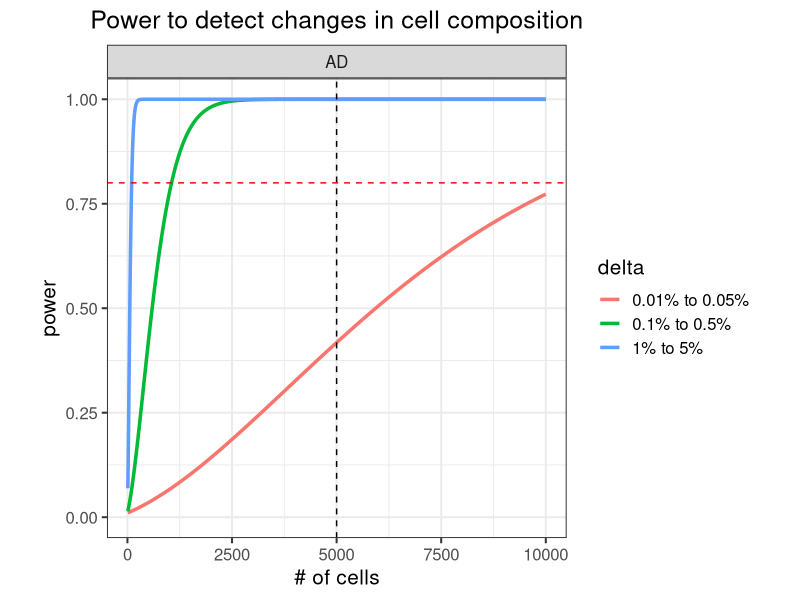
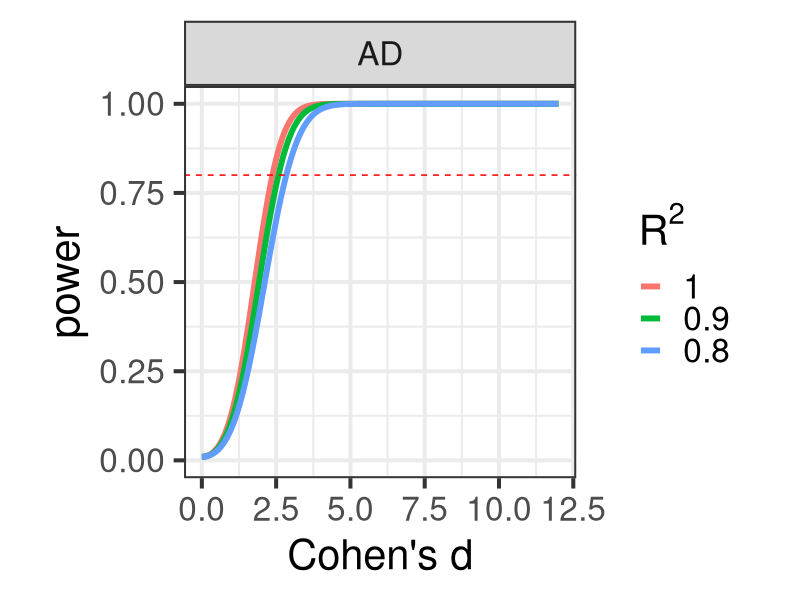
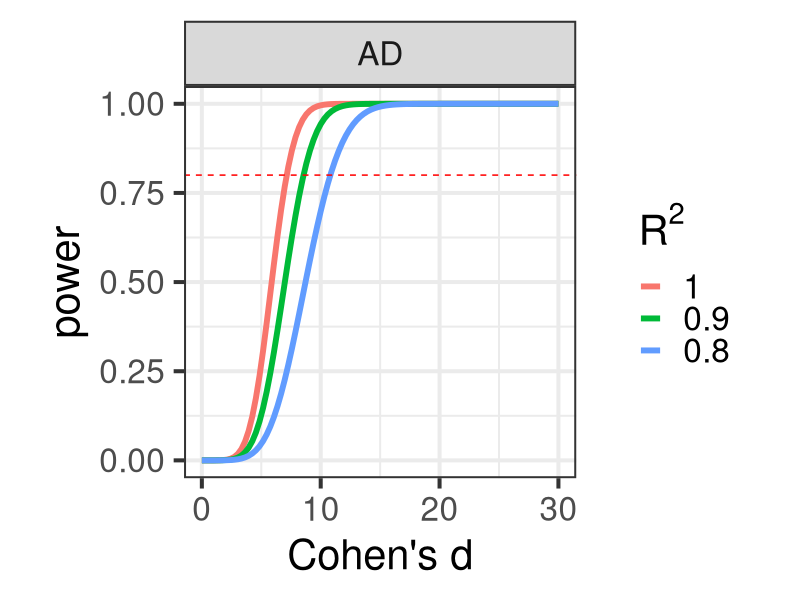

Source code (R) for these figures, in order:
## ---- chunk 1
library(ggplot2)
library(data.table)
library(xtable)

## ---- chunk 2
suppressPackageStartupMessages(library(knitr))
options(xtable.type="html")

knitr::opts_chunk$set(
  echo=TRUE,
  warning=FALSE,
  message=TRUE,
  error = FALSE,
  tidy = FALSE,
  cache = FALSE,
  cache.lazy = FALSE,
  dev = c("png", "pdf"), 
  fig.width=7, fig.height=7)

options(markdown.HTML.stylesheet = 'css/custom.css')
## ---- chunk 3

library(pwr)
n_samples = c(CTL = 6, AD=6)
n_cells = 5000
n_cells_max = 10000
prop_diff = list(c(0.01, 0.05), c(0.001, 0.005), c(0.0001, 0.0005))
n_cell_types = 5

getPower = function(n1, n2, p1, p2, C, n_tests){
	sSq1 = p1*(1-p1)/ C
	sSq2 = p2*(1-p2)/ C

	sigSq = ((n1-1)*sSq1 + (n2-1)*sSq2) / (n1 + n2 -2)
	d = abs(p1 - p2)/sqrt(sigSq)

	pwr.t2n.test(n1=n1, n2=n2, d=d, sig.level = 0.05/n_tests )
}

getPowerCurve = function(n1, n2){
	# for each pair of proportions
	res = lapply(prop_diff, function(prop){
		p1 = prop[1]
		p2 = prop[2]

		# for each cell number
		res = lapply( seq(10, n_cells_max, by = 3), function(C){
			res = getPower(n1, n2, p1, p2, C, n_cell_types)
			data.frame(n1, n2, p1, p2, C, d = res$d, power= res$power, delta=paste0(p1*100, '% to ', p2*100, '%'))
			})
		do.call("rbind", res)
		})
	do.call("rbind", res)
}

# for each disease
res = lapply(names(n_samples)[-1], function(ID){
	res = getPowerCurve(n_samples['CTL'], n_samples[ID])
	res$Disease = ID
	res 
})
res = do.call("rbind", res)

ggplot(res, aes(C, power, color=delta)) + geom_line(size=1.2) + theme_bw(15) + theme(aspect.ratio=1, plot.title = element_text(hjust = 0.5)) + xlab("# of cells") + ggtitle("Power to detect changes in cell composition") + ylim(0, 1) + facet_wrap(~Disease) + geom_vline(xintercept=n_cells, color="black", linetype="dashed") + geom_hline(yintercept=0.8, color="red", linetype="dashed") #+ scale_x_continuous(limits=c(0,n_cells_max), expand=c(0,0)) + scale_y_continuous(limits=c(0,1.02), expand=c(0,0))
## ---- chunk 4
# Sample size required to get 80% power
res = data.table(res)
res$Dataset = with(res, paste(Disease, delta))
tab = res[,.SD[min(which(power>.80)),],by=Dataset]
tab$Cells_per_individual = as.integer(tab$C)
print(xtable(tab[,c('Dataset', 'Cells_per_individual', 'power')], type="html"), include.rownames=FALSE)
## ---- chunk 5
n_genes = 1
n_tests = n_genes * n_cell_types

getPower = function(n1, n2, d, n_tests, rsq){
	# pwr.t2n.test(n1=n1, n2=n2, d=d, sig.level = 0.05/n_tests )

	# Compute n_Eff, need to divide by 2 becaues n is the number in each set
	N_eff = 4 / (1/n1 + 1/n2)
	pwr.t.test(n=N_eff/2 * rsq, d=d, sig.level = 0.05/n_tests )
}

getPowerCurve = function(n1, n2, n_tests, rsq){
	# for each cell number
	res = lapply( seq(0, 12, length.out=1000), function(delta){
		res = getPower(n1, n2, delta, n_tests, rsq)
		data.frame(n1, n2, d = res$d, rsq, power= res$power)
		})
	do.call("rbind", res)
}

# for each disease
res = lapply(names(n_samples)[-1], function(ID){
	res = lapply( c(.8, .9,1), function(rsq){
		res = getPowerCurve(n_samples['CTL'], n_samples[ID], n_tests, rsq)
		res$Disease = ID
		res 
	})
	do.call("rbind", res)
})
res = do.call("rbind", res)

res$rsq_text = with(res, factor(rsq, rev(sort(unique(rsq)))))
res = res[order(res$rsq, decreasing=FALSE),]

ggplot(res, aes(d, power, color=rsq_text)) + geom_line(size=2) + theme_bw(30) + theme(aspect.ratio=1, plot.title = element_text(hjust = 0.5)) + ylim(0, 1) + xlab("Cohen's d") + facet_wrap( ~ Disease) + scale_color_discrete(bquote(R^2)) + geom_hline(yintercept=0.8, color="red", linetype="dashed")
## ---- chunk 6
n_genes = 10000
n_tests = n_genes * n_cell_types

getPower = function(n1, n2, d, n_tests, rsq){
	# pwr.t2n.test(n1=n1, n2=n2, d=d, sig.level = 0.05/n_tests )

	# Compute n_Eff, need to divide by 2 becaues n is the number in each set
	N_eff = 4 / (1/n1 + 1/n2)
	pwr.t.test(n=N_eff/2 * rsq, d=d, sig.level = 0.05/n_tests )
}

getPowerCurve = function(n1, n2, n_tests, rsq){
	# for each cell number
	res = lapply( seq(0, 30, length.out=100), function(delta){
		res = getPower(n1, n2, delta, n_tests, rsq)
		data.frame(n1, n2, d = res$d, rsq, power= res$power)
		})
	do.call("rbind", res)
}

# for each disease
res = lapply(names(n_samples)[-1], function(ID){
	res = lapply( c(.8, .9,1), function(rsq){
		res = getPowerCurve(n_samples['CTL'], n_samples[ID], n_tests, rsq)
		res$Disease = ID
		res 
	})
	do.call("rbind", res)
})
res = do.call("rbind", res)

res$rsq_text = with(res, factor(rsq, rev(sort(unique(rsq)))))
res = res[order(res$rsq, decreasing=FALSE),]

ggplot(res, aes(d, power, color=rsq_text)) + geom_line(size=2) + theme_bw(30) + theme(aspect.ratio=1, plot.title = element_text(hjust = 0.5)) + ylim(0, 1) + xlab("Cohen's d") + facet_wrap( ~ Disease) + scale_color_discrete(bquote(R^2)) + geom_hline(yintercept=0.8, color="red", linetype="dashed")
## ---- chunk 7
res = data.table(res)
res$Dataset = with(res, paste(Disease, rsq))
# Sample size required to get 80% power
tab = res[,.SD[min(which(power>.80)),],by=Dataset]
print(xtable(tab[,c('Disease', 'rsq', 'power', 'd')], type="html"), include.rownames=FALSE)
## ---- chunk 8
knitr::knit_exit()
